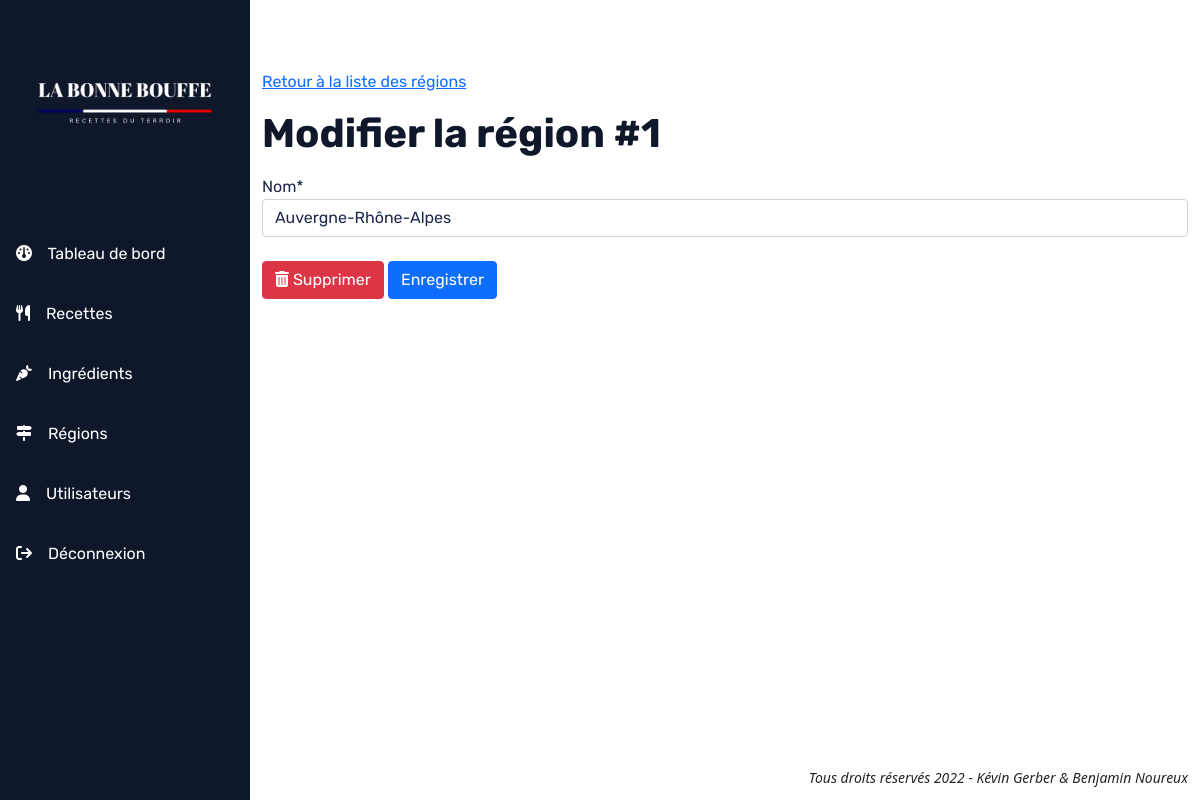
/index.php?p=region&action=edit&id=1, run on an earlier commit of the app's database.
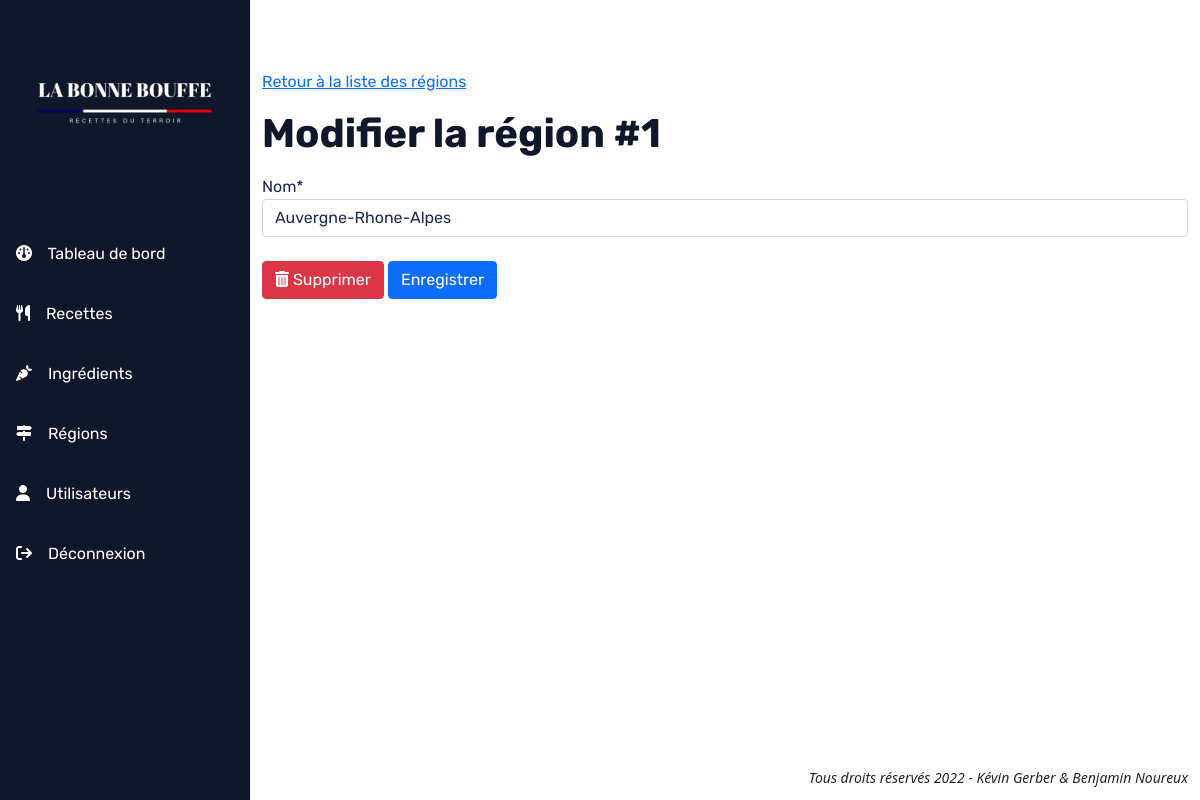
And on a later commit of the database.
### tables this page shows
CREATE TABLE IF NOT EXISTS `region` (
  `id` int(11) NOT NULL AUTO_INCREMENT,
  `nom` varchar(50) NOT NULL,
  PRIMARY KEY (`id`)
);

### src/controller/RegionController.php (called while the page is built, shortened)
<?php
class RegionController
{
    private static string $tableName = 'Region';
    public static function edit(string $id): void
    {
        $manager = new RegionManager();
        $region = $manager->getOne(intval($id), RegionController::$tableName);
        require_once './src/view/regions/edit-region.php';
    }
}

### src/model/manager/EntityManager.php (called while the page is built, shortened)
<?php
require_once './src/model/entity/Region.php';
class EntityManager
{
    public function getOne(int $id, string $entityName)
    {
        $bdd = DbManager::DBConnect();
        $sql = 'SELECT * FROM ' . htmlentities($entityName) . ' WHERE id = ' . htmlentities($id);
        $requete = $bdd->query($sql);
        $requete->setFetchMode(PDO::FETCH_CLASS, $entityName);
        $entity = $requete->fetch();
        return $entity;
    }
}

### src/model/entity/Region.php (called while the page is built, shortened)
<?php
class Region extends Entity
{
    protected int $id;
    protected string $nom;
    public function getId(): int
    {
        return $this->id;
    }
    public function getNom(): string
    {
        return $this->nom;
    }
}

### src/view/regions/edit-region.php (the view, shortened to what this page needs)
<main>
    <div class="container">
        <div class="row">
            <div class="col">
                <p><a href="./index.php?p=region">Retour à la liste des régions</a> </p>
                <h1>
                    Modifier la région #<?= $region->getId(); ?>
                </h1>
            </div>
        </div>
    </div>
    <div class="container">
        <div class="row">
            <div class="col">
                <form action="./index.php?p=region&action=edit&id=<?= $region->getId(); ?>" method="post">
                    <div class="form-group mt-2">
                        <label for="nom">Nom*</label>
                        <input required type="text" name="nom" class="form-control" value="<?= $region->getNom();?>">
                    </div>
                    <div class="form-group mt-4">
                        <a class="btn btn-danger" href="./index.php?p=region&action=delete&id=<?=$region->getId()?>"><i class="fa-solid fa-trash-can"></i> Supprimer</a>
                        <input class="btn btn-primary" type="submit" value="Enregistrer">
                    </div>
                </form>
            </div>
        </div>
    </div>
</main>

What changed in the data, as far as the page shows it:
changed region id 1: nom "Auvergne-Rhône-Alpes" → "Auvergne-Rhone-Alpes"
